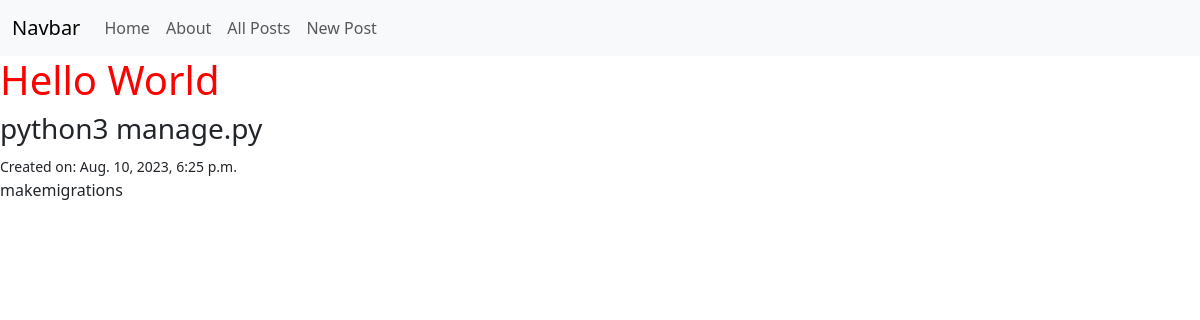
The app's page /posts/1/ with its own data.
### posts/models.py (models this page shows, shortened)
class Post(models.Model):                           # inheritance
    title = models.CharField(max_length=128)         # composition
    subtitle = models.CharField(max_length=256)     # composition
    body = models.TextField()                       # composition
    created_on = models.DateTimeField(auto_now_add=True)

### posts/views.py (the view)
# urls.py: path("<int:pk>/", PostDetailView.as_view(), name='detail'),
class PostDetailView(DetailView):
    template_name = "posts/detail.html"
    model = Post

### templates/posts/detail.html (shortened to what this page needs)
{% extends 'base.html' %}
{% block content %}
<h1>{{ post.title }}</h1>
<h3>{{ post.subtitle }}</h3>
<small>Created on: {{ post.created_on }}</small>
<p>{{ post.body }}</p>
{% endblock content %}

### static/css/base.css (style rules this page uses)
h1 { color: red; }

### records on screen
Post: title "Hello World", subtitle "python3 manage.py", created_on "Aug. 10, 2023, 6:25 p.m.", body "makemigrations"
